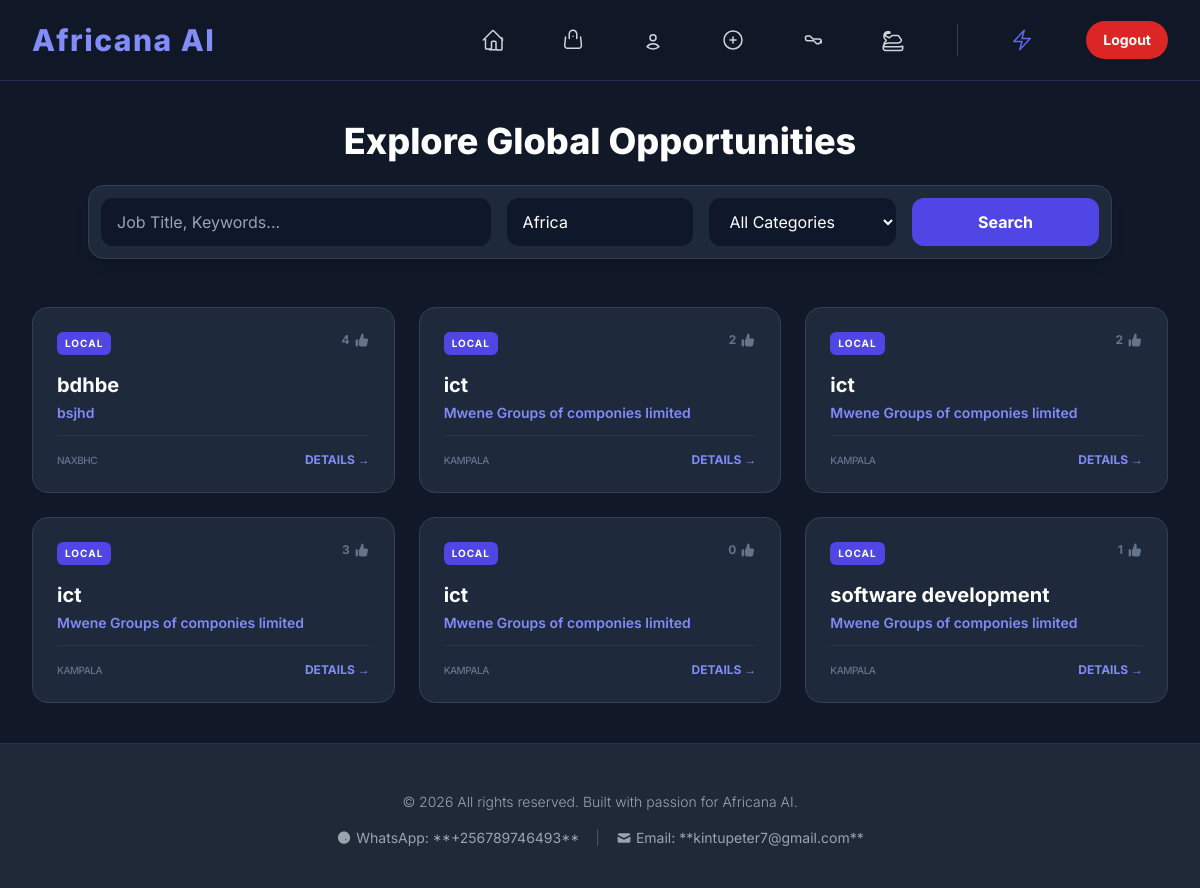
The app's page / (signed in) with its own data.
### languages/models.py (models this page shows, shortened)
class JobPost(models.Model):
    job_category = models.CharField(
        max_length=20,
        choices=JOB_CATEGORIES,
        default='luganda',
        help_text=_("Select the industry/category for this job.")
    )
    job_type = models.CharField(
        max_length=20,
        choices=JOB_TYPES,
        default='fulltime',
        help_text=_("Select the type of employment.")
    )
    post_content = models.TextField(
        help_text=_("The full description of the job.")
    )
    required_skills = models.TextField(
        help_text=_("List the essential skills and qualifications.")
    )
    applicant = models.ForeignKey(
        Applicant,
        on_delete=models.SET_NULL,
        null=True,
        blank=True,
        help_text=_("The Applicant (Recruiter) associated with this job post.")
    )
    recruiter_name = models.CharField(
        max_length=100,
        blank=True,
        help_text=_("The name of the recruiter/posting company.")
    )
    recruiter_location = models.CharField(
        max_length=100,
        blank=True,
        help_text=_("The location of the company/recruiter.")
    )
    recruiter_email = models.EmailField(
        max_length=254,
        null=True,
        blank=True,
        help_text=_("The email address applicants should use for 'Easy Apply'.")
    )
    recruiter_whatsapp = models.CharField(
        max_length=20,
        null=True,
        blank=True,
        help_text=_("The WhatsApp number (e.g., +256701234567) applicants should use for 'Easy Apply'.")
    )
    timestamp = models.DateTimeField(auto_now_add=True, db_index=True)
    is_validated = models.BooleanField(
        default=True,
        help_text=_("Marks if the job post has been reviewed and validated.")
    )
    upvotes = models.IntegerField(default=0)
    company_logo_or_media = models.FileField(
        upload_to='job_media/',
        null=True,
        blank=True,
        help_text=_("Optional: Upload a company logo (image) or short recruitment video.")
    )
    application_url = models.URLField(
        max_length=1000,
        null=True,
        blank=True,
        help_text=_("The direct link where applicants can apply for this job.")
    )
    is_external = models.BooleanField(
        default=False,
        db_index=True,
        help_text=_("True if this job is backfilled from an external partner API (e.g., Adzuna).")
    )
    external_source = models.CharField(
        max_length=50,
        null=True,
        blank=True,
        db_index=True,
        help_text=_("The name of the partner (e.g., Adzuna, Careerjet).")
    )
    click_count = models.PositiveIntegerField(
        default=0,
        help_text=_("Tracks outbound clicks to monitor PPC revenue performance.")
    )
    class Meta:
        verbose_name = _("Job Post")
        verbose_name_plural = _("Job Posts")
        ordering = ['-timestamp']
        indexes = [
            models.Index(fields=['is_external', 'job_category']),
        ]

### languages/views.py (the view, shortened to what this page needs)
# urls.py: path('', views.browse_job_listings, name='home'),
@login_required
def browse_job_listings(request):
    job_id = request.GET.get('job_id')
    selected_job = None
    if job_id:
        try:
            selected_job = get_object_or_404(JobPost, pk=job_id)
        except (ValueError, JobPost.DoesNotExist):
            pass
    adzuna_jobs = []
    careerjet_jobs = []
    if selected_job is None:
        category_filter = request.GET.get('category')
        search_query = request.GET.get('q') or "hiring"
        location_query = request.GET.get('where') or "Africa"
        page = request.GET.get('page', 1)
        job_posts_filtered = JobPost.objects.all().order_by('-timestamp')
        if category_filter and category_filter != 'all':
            job_posts_filtered = job_posts_filtered.filter(job_category=category_filter)
        if search_query and search_query != "hiring":
            job_posts_filtered = job_posts_filtered.filter(
                Q(post_content__icontains=search_query) |
                Q(recruiter_name__icontains=search_query) |
                Q(recruiter_location__icontains=location_query)
            )
        final_job_list = list(job_posts_filtered)
        if str(page) == '1':
            adzuna_country_map = {
                'usa': 'us', 'united states': 'us', 'canada': 'ca',
                'uae': 'ae', 'dubai': 'ae', 'uk': 'gb', 'germany': 'de',
                'south africa': 'za', 'nigeria': 'ng', 'kenya': 'ke',
                'uganda': 'ug', 'egypt': 'eg', 'morocco': 'ma', 'ghana': 'gh'
            }
            loc_lower = location_query.lower()
            adzuna_code = 'za'
            for country, code in adzuna_country_map.items():
                if country in loc_lower:
                    adzuna_code = code
                    break
        paginator = Paginator(final_job_list, 20)
        posts_on_page = paginator.get_page(page)
        job_posts_context = posts_on_page
    else:
        job_posts_context = []
        category_filter = request.GET.get('category')
        search_query = request.GET.get('q')
        location_query = request.GET.get('where')
    context = {
        'selected_job': selected_job,
        'job_posts': job_posts_context,
        'adzuna_jobs': adzuna_jobs,
        'careerjet_jobs': careerjet_jobs,
        'job_categories': JOB_CATEGORIES,
        'selected_category': category_filter if category_filter in [c[0] for c in JOB_CATEGORIES] else 'all',
        'search_query': search_query if search_query != "hiring" else '',
        'location_query': location_query,
        'page_title': f"Jobs in {location_query}"
    }
    return render(request, 'contributions_list.html', context)

### languages/templates/contributions_list.html (shortened to what this page needs)
{% extends "base.html" %}
{% block content %}
<main class="flex-grow max-w-7xl mx-auto px-4 sm:px-6 lg:px-8 py-10">
    {% if selected_job %}
        <a href="{% url 'languages:browse_job_listings' %}" class="text-indigo-400 hover:text-indigo-300 font-medium mb-6 inline-flex items-center">
            <svg class="w-5 h-5 mr-2" fill="none" stroke="currentColor" viewBox="0 0 24 24"><path stroke-linecap="round" stroke-linejoin="round" stroke-width="2" d="M10 19l-7-7m0 0l7-7m-7 7h18"></path></svg>
            Back to All Listings
        </a>
        <div class="bg-slate-800 rounded-3xl shadow-2xl p-6 md:p-10 border border-slate-700">
            <div class="flex flex-col md:flex-row items-start justify-between gap-6 mb-8">
                <div class="flex items-start gap-6">
                    {% if selected_job.company_logo_or_media %}
                        <img src="{{ selected_job.company_logo_or_media.url }}" loading="lazy" class="h-20 w-20 object-contain rounded-xl bg-white p-1">
                    {% endif %}
                    <div>
                        <h1 class="text-3xl font-bold text-white mb-1">{{ selected_job.post_content|truncatechars:100 }}</h1>
                        <p class="text-xl text-indigo-400 font-semibold">{{ selected_job.recruiter_name }}</p>
                    </div>
                </div>
            </div>
            <div class="border-t border-slate-700 pt-8 mt-8">
                <p class="text-slate-300 leading-relaxed whitespace-pre-wrap mb-8">{{ selected_job.post_content }}</p>
                <div class="flex flex-wrap gap-4">
                    {% if selected_job.application_url %}
                        <a href="{{ selected_job.application_url }}"
                           {% if selected_job.is_external %}onclick="trackClick('{{ selected_job.pk }}')"{% endif %}
                           target="_blank"
                           class="bg-indigo-600 hover:bg-indigo-700 text-white font-bold py-3 px-8 rounded-xl transition">Apply Externally</a>
                    {% else %}
                        <button onclick="openEasyApplyModal('{{ selected_job.post_content|escapejs }}', '{{ selected_job.recruiter_name|escapejs }}', '{{ selected_job.recruiter_email|escapejs }}', '{{ selected_job.recruiter_whatsapp|escapejs }}')"
                                class="bg-green-600 hover:bg-green-700 text-white font-bold py-3 px-8 rounded-xl transition">Easy Apply</button>
                    {% endif %}
                </div>
            </div>
        </div>
    {% else %}
        <header class="mb-12">
            <h1 class="text-4xl font-extrabold text-white mb-6 text-center">Explore Global Opportunities</h1>
            <form method="get" action="{% url 'languages:browse_job_listings' %}" class="max-w-5xl mx-auto grid grid-cols-1 md:grid-cols-5 gap-4 bg-slate-800 p-3 rounded-2xl border border-slate-700 shadow-lg">
                <input type="search" name="q" placeholder="Job Title, Keywords..." value="{{ search_query }}" class="md:col-span-2 bg-slate-900 border-none rounded-xl text-white px-4 py-3 focus:ring-2 focus:ring-indigo-500">
                <input type="text" name="where" placeholder="Location (e.g. Uganda, Kenya, USA)" value="{{ location_query }}" class="bg-slate-900 border-none rounded-xl text-white px-4 py-3 focus:ring-2 focus:ring-indigo-500">
                <select name="category" class="bg-slate-900 border-none rounded-xl text-white px-4 py-3">
                    <option value="all">All Categories</option>
                </select>
                <button type="submit" class="bg-indigo-600 text-white font-bold rounded-xl py-3 hover:bg-indigo-700 transition">Search</button>
            </form>
        </header>
        <div class="grid grid-cols-1 md:grid-cols-2 lg:grid-cols-3 gap-6">
            {% for job in job_posts %}
                <div class="job-card p-6 rounded-2xl">
                    <div class="flex justify-between items-start mb-4">
                        <span class="badge-local text-[10px] font-bold px-2 py-1 rounded-md uppercase tracking-widest">Local</span>
                        <form action="{% url 'languages:upvote_job_application' job.pk %}" method="POST" class="upvote-form">
                            <button type="submit" class="flex items-center gap-1 text-slate-500 hover:text-indigo-400 transition-colors">
                                <span class="upvote-count text-xs font-bold">{{ job.upvotes }}</span>
                                <svg class="w-4 h-4" fill="currentColor" viewBox="0 0 20 20"><path d="M2 10.5a1.5 1.5 0 113 0v6a1.5 1.5 0 01-3 0v-6zM6 10.333v5.43a2 2 0 001.106 1.79l.05.025A4 4 0 008.943 18h5.416a2 2 0 001.962-1.608l1.2-6A2 2 0 0015.56 8H12V4a2 2 0 00-2-2 1 1 0 00-1 1v.667a4 4 0 01-.8 2.4L6.8 9.4a2 2 0 00-.8.933z"></path></svg>
                            </button>
                        </form>
                    </div>
                    <h3 class="text-xl font-bold text-white mb-1 line-clamp-2">
                        <a href="?job_id={{ job.pk }}" class="hover:text-indigo-400 transition-colors">{{ job.post_content|truncatechars:60 }}</a>
                    </h3>
                    <p class="text-indigo-400 font-semibold text-sm mb-3">{{ job.recruiter_name }}</p>
                    <div class="mt-auto pt-4 border-t border-slate-700/50 flex justify-between items-center">
                        <span class="text-slate-500 text-[10px] font-medium uppercase tracking-tighter">{{ job.recruiter_location }}</span>
                        <a href="?job_id={{ job.pk }}" class="text-indigo-400 hover:text-white text-xs font-bold uppercase">Details &rarr;</a>
                    </div>
                </div>
            {% endfor %}
        </div>
    {% endif %}
</main>
{% endblock %}

### templates/base.html (shortened to what this page needs)
<!DOCTYPE html>
<html lang="en">
<head>
    <script src="https://cdn.tailwindcss.com"></script>
</head>
<body class="bg-gray-900 text-gray-100 min-h-screen flex flex-col">
    <header class="sticky top-0 z-50 header-glass">
        <nav class="max-w-7xl mx-auto px-4 sm:px-6 lg:px-8">
            <div class="flex justify-between items-center h-20">
                <div class="flex-shrink-0">
                    <a href="{% url 'languages:home' %}" class="text-3xl font-extrabold text-indigo-400 hover:text-indigo-300 transition duration-150 tracking-wider">
                        Africana AI
                    </a>
                </div>
                <div class="hidden md:flex md:space-x-8 lg:space-x-12 items-center">
                    <a href="{% url 'languages:home' %}" class="nav-link text-gray-300 hover:text-indigo-400 py-2 text-base font-medium">
                        <span class="nav-icon-container">
                        </span>
                    </a>
                    <a href="{% url 'eshop:product_list' %}" class="nav-link text-gray-300 hover:text-indigo-400 py-2 text-base font-medium">
                        <span class="nav-icon-container">
                        </span>
                    </a>
                    <a href="{% url 'users:profile' %}" class="nav-link text-gray-300 hover:text-indigo-400 py-2 text-base font-medium">
                        <span class="nav-icon-container">
                        </span>
                    </a>
                    <a href="{% url 'languages:post_job' %}" class="nav-link text-gray-300 hover:text-indigo-400 py-2 text-base font-medium">
                        <span class="nav-icon-container">
                            <svg class="w-6 h-6 stroke-current" xmlns="http://www.w3.org/2000/svg" fill="none" viewBox="0 0 24 24" stroke-width="1.5">
                                <path stroke-linecap="round" stroke-linejoin="round" d="M12 9v6m3-3H9m12 0a9 9 0 1 1-18 0 9 9 0 0 1 18 0Z" />
                            </svg>
                        </span>
                    </a>
                    <a href="{% url 'languages:browse_job_listings' %}" class="nav-link text-gray-300 hover:text-indigo-400 py-2 text-base font-medium">
                        <span class="nav-icon-container">
                        </span>
                    </a>
                    <a href="{% url 'languages:recruiters_page' %}" class="nav-link text-gray-300 hover:text-indigo-400 py-2 text-base font-medium">
                        <span class="nav-icon-container">
                        </span>
                    </a>
                    {% if user.is_authenticated %}
                    <a href="{% url 'languages:user_profile' %}"
                        class="nav-link flex items-center text-indigo-400 hover:text-indigo-300 py-2 text-base font-medium group">
                        <span class="nav-icon-container">
                            <svg class="w-6 h-6 text-indigo-500 group-hover:text-indigo-300 stroke-current" xmlns="http://www.w3.org/2000/svg" fill="none" viewBox="0 0 24 24" stroke-width="1.5">
                                <path stroke-linecap="round" stroke-linejoin="round" d="M3.75 13.5l10.5-11.25L12 10.5h8.25L9.75 21.75 12 13.5H3.75Z" />
                            </svg>
                        </span>
                    </a>
                    <a href="{% url 'languages:user_logout' %}"
                        class="ml-2 inline-flex items-center justify-center px-4 py-2 border border-transparent rounded-full shadow-sm text-sm font-bold text-white bg-red-600 hover:bg-red-700 transition duration-150 ease-in-out transform hover:scale-105">
                        Logout
                    </a>
                    {% endif %}
                </div>
                </div>
        </nav>
        </header>
    <main class="flex-grow">
        {% block content %}
        {% endblock %}
    </main>
    <footer class="bg-gray-800 text-gray-400 py-10 border-t border-indigo-700/30">
        <div class="max-w-7xl mx-auto px-4 sm:px-6 lg:px-8 text-center">
            <p class="text-sm font-light">&copy; {% now "Y" %} All rights reserved. Built with passion for Africana AI.</p>
            <div class="mt-4 space-x-4 flex justify-center items-center text-sm">
                <a href="https://wa.me/256789746493" class="footer-link flex items-center hover:text-green-400 transition duration-150">
                    WhatsApp: **+256789746493**
                </a>
                <span class="hidden sm:inline text-gray-600">|</span>
                <a href="mailto:kintupeter7@gmail.com" class="footer-link flex items-center hover:text-red-400 transition duration-150">
                    <svg class="w-4 h-4 mr-1" fill="currentColor" viewBox="0 0 20 20" aria-hidden="true" xmlns="http://www.w3.org/2000/svg"><path d="M2.003 5.884L10 9.882l7.997-3.998A2 2 0 0016 4H4a2 2 0 00-1.997 1.884z"/><path d="M18 8.118l-8 4-8-4V14a2 2 0 002 2h12a2 2 0 002-2V8.118z"/></svg>
                    Email: **kintupeter7@gmail.com**
                </a>
            </div>
        </div>
    </footer>
</body>
</html>

### records on screen
JobPost: upvotes "4", post_content "bdhbe", recruiter_name "bsjhd", recruiter_location "NAXBHC"
JobPost: upvotes "2", post_content "ict", recruiter_name "Mwene Groups of componies limited", recruiter_location "KAMPALA"
JobPost: upvotes "2", post_content "ict", recruiter_name "Mwene Groups of componies limited", recruiter_location "KAMPALA"
JobPost: upvotes "3", post_content "ict", recruiter_name "Mwene Groups of componies limited", recruiter_location "KAMPALA"
JobPost: upvotes "0", post_content "ict", recruiter_name "Mwene Groups of componies limited", recruiter_location "KAMPALA"
JobPost: upvotes "1", post_content "software development", recruiter_name "Mwene Groups of componies limited", recruiter_location "KAMPALA"
